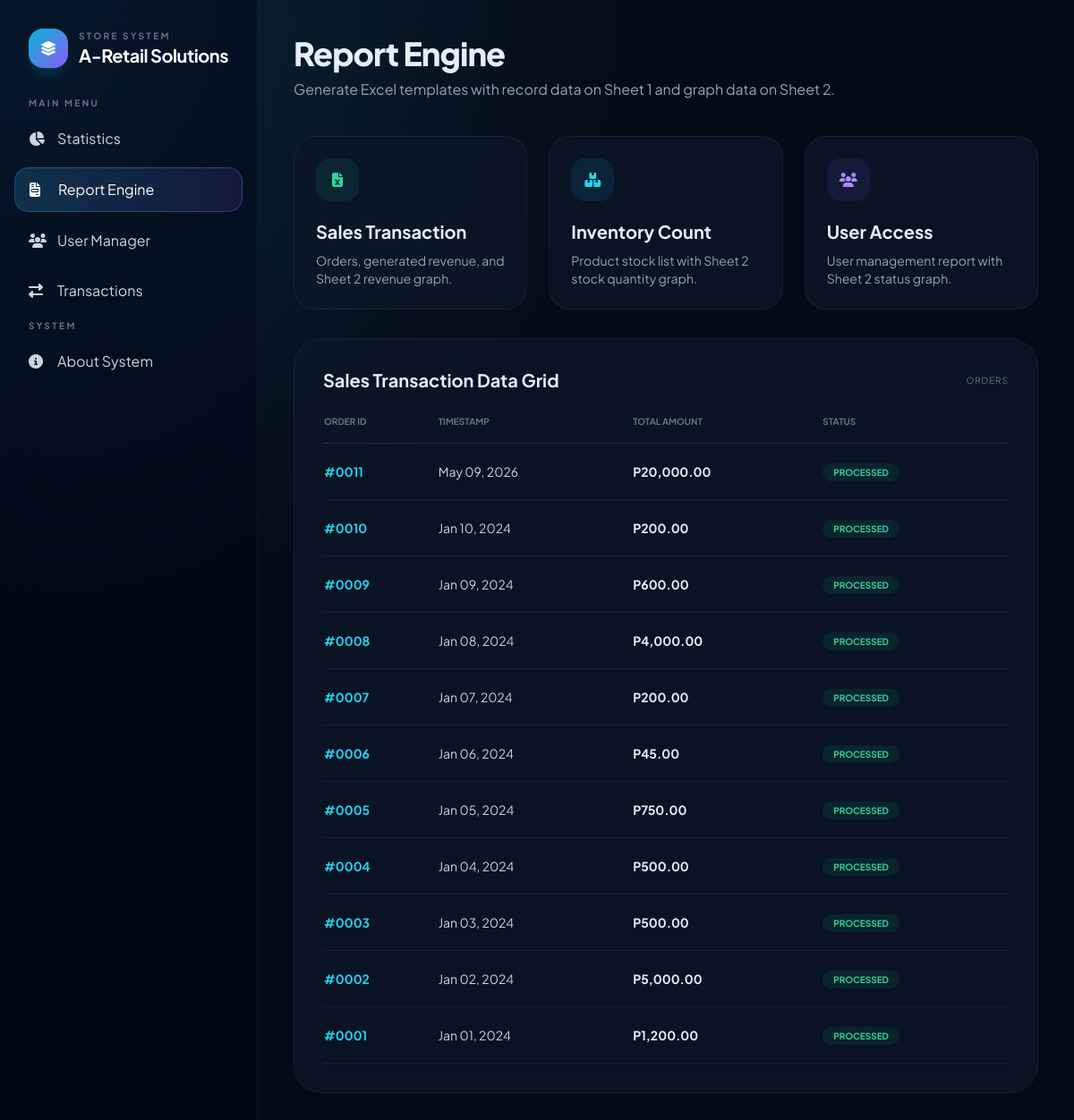
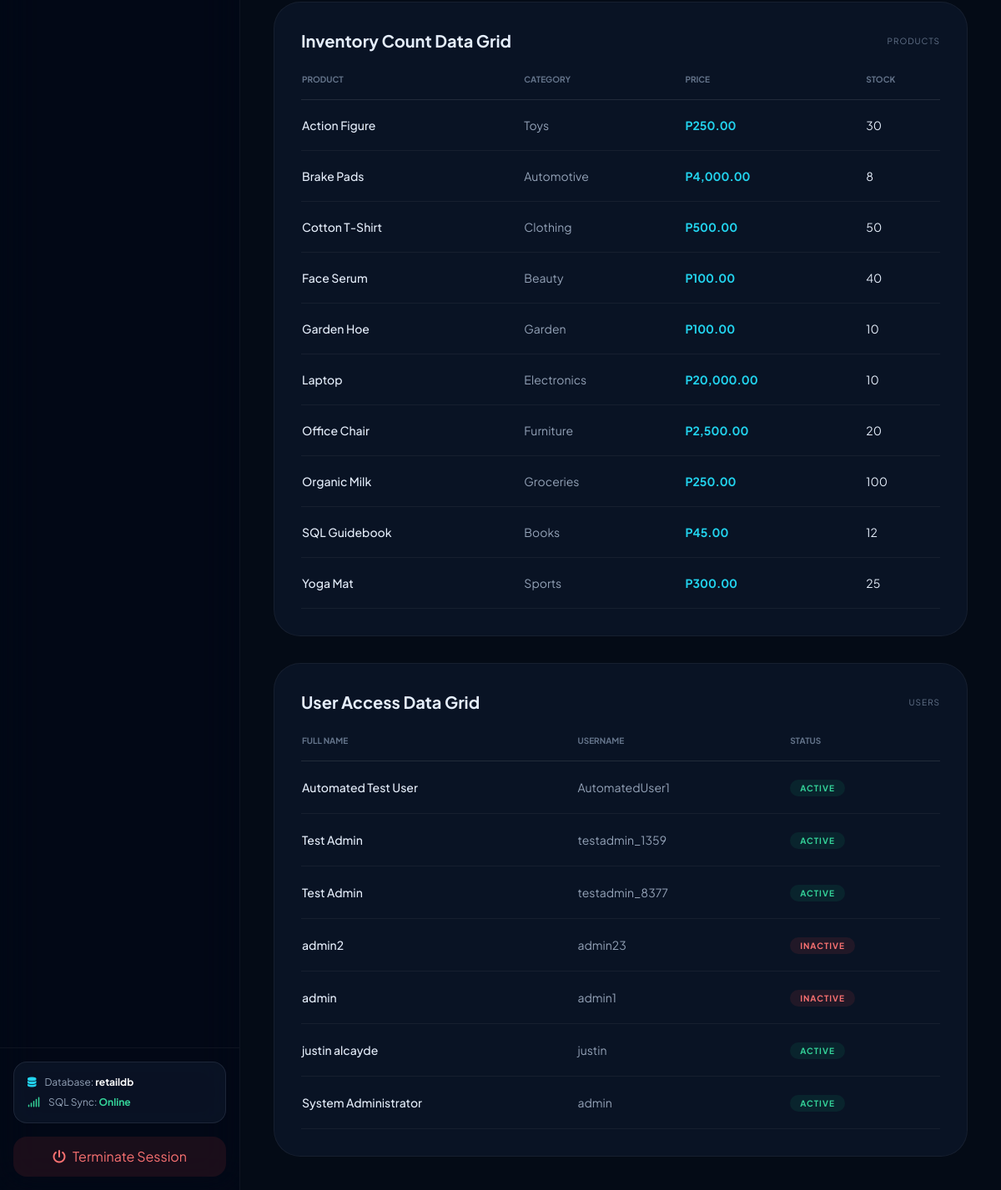
The app's page /reports.php with its own data (2 pictures, top to bottom).
### tables this page shows
CREATE TABLE `orders` (
  `OrderID` int(11) NOT NULL,
  `OrderDate` date DEFAULT NULL,
  `TotalAmount` decimal(10,2) DEFAULT NULL
);

CREATE TABLE `products` (
  `ProductID` int(11) NOT NULL,
  `ProductName` varchar(100) DEFAULT NULL,
  `Price` decimal(10,2) DEFAULT NULL,
  `StockQuantity` int(11) DEFAULT NULL,
  `CategoryID` int(11) DEFAULT NULL,
  `SupplierID` int(11) DEFAULT NULL
);

CREATE TABLE `categories` (
  `CategoryID` int(11) NOT NULL,
  `CategoryName` varchar(50) NOT NULL
);

CREATE TABLE `users` (
  `UserID` int(11) NOT NULL,
  `Username` varchar(50) NOT NULL,
  `Password` varchar(255) NOT NULL,
  `FullName` varchar(100) DEFAULT NULL,
  `Email` varchar(100) DEFAULT 'admin@aretailsolutions.com',
  `Role` enum('Admin','Staff') DEFAULT 'Staff',
  `Status` enum('Active','Inactive') DEFAULT 'Active',
  `SecurityQuestion` varchar(255) DEFAULT 'What is your mother''s maiden name?',
  `SecurityAnswer` varchar(255) DEFAULT 'Belllo'
);

### reports.php (the view, shortened to what this page needs)
<?php
include_once 'layout.php';
$db = Database::getConnection();
$orders = $db->query("
    SELECT o.OrderID, o.OrderDate, COALESCE(v.TotalRevenue, o.TotalAmount, 0) AS TotalAmount
    FROM orders o
    LEFT JOIN view_salesrevenue v ON o.OrderID = v.OrderID
    ORDER BY o.OrderDate DESC, o.OrderID DESC
")->fetchAll(PDO::FETCH_ASSOC);
$products = $db->query("
    SELECT p.ProductID, p.ProductName, c.CategoryName, p.Price, p.StockQuantity
    FROM products p
    JOIN categories c ON p.CategoryID = c.CategoryID
    ORDER BY p.ProductName
")->fetchAll(PDO::FETCH_ASSOC);
$users = $db->query("SELECT UserID, FullName, Username, Status FROM users ORDER BY UserID DESC")->fetchAll(PDO::FETCH_ASSOC);
getHeader("Report Engine");
renderSidebar('reports');
?>
<main class="flex-grow p-10 overflow-y-auto content-animate">
    <div class="flex justify-between items-end mb-10">
        <div>
            <h2 class="text-4xl font-extrabold tracking-tight">Report Engine</h2>
            <p class="text-slate-400 mt-2">Generate Excel templates with record data on Sheet 1 and graph data on Sheet 2.</p>
        </div>
    </div>
    <div class="grid grid-cols-1 md:grid-cols-3 gap-6 mb-8">
        <a href="?export=sales" class="glass p-6 rounded-[24px] border border-white/5 hover:border-emerald-400/40 transition group">
            <div class="w-12 h-12 rounded-2xl bg-emerald-500/10 text-emerald-400 flex items-center justify-center mb-5 group-hover:bg-emerald-500 group-hover:text-white transition"><i class="fas fa-file-excel"></i></div>
            <h3 class="font-bold text-xl">Sales Transaction</h3>
            <p class="text-sm text-slate-400 mt-2">Orders, generated revenue, and Sheet 2 revenue graph.</p>
        </a>
        <a href="?export=inventory" class="glass p-6 rounded-[24px] border border-white/5 hover:border-cyan-400/40 transition group">
            <div class="w-12 h-12 rounded-2xl bg-cyan-500/10 text-cyan-400 flex items-center justify-center mb-5 group-hover:bg-cyan-500 group-hover:text-white transition"><i class="fas fa-boxes-stacked"></i></div>
            <h3 class="font-bold text-xl">Inventory Count</h3>
            <p class="text-sm text-slate-400 mt-2">Product stock list with Sheet 2 stock quantity graph.</p>
        </a>
        <a href="?export=users" class="glass p-6 rounded-[24px] border border-white/5 hover:border-violet-400/40 transition group">
            <div class="w-12 h-12 rounded-2xl bg-violet-500/10 text-violet-400 flex items-center justify-center mb-5 group-hover:bg-violet-500 group-hover:text-white transition"><i class="fas fa-users"></i></div>
            <h3 class="font-bold text-xl">User Access</h3>
            <p class="text-sm text-slate-400 mt-2">User management report with Sheet 2 status graph.</p>
        </a>
    </div>
    <div class="glass p-8 rounded-[32px] border border-white/5 mb-8">
        <div class="flex items-center justify-between mb-6">
            <h3 class="font-bold text-xl">Sales Transaction Data Grid</h3>
            <span class="text-[10px] uppercase tracking-widest text-slate-500">orders</span>
        </div>
        <table class="w-full text-left">
            <thead class="text-slate-500 text-[10px] uppercase border-b border-white/10">
                <tr><th class="pb-4">Order ID</th><th class="pb-4">Timestamp</th><th class="pb-4">Total Amount</th><th class="pb-4">Status</th></tr>
            </thead>
            <tbody class="text-sm">
                <?php foreach($orders as $o): ?>
                <tr class="border-b border-white/5 hover:bg-white/5 transition">
                    <td class="py-5 font-bold text-cyan-400">#<?php echo str_pad($o['OrderID'], 4, '0', STR_PAD_LEFT); ?></td>
                    <td class="py-5 text-slate-300"><?php echo date("M d, Y", strtotime($o['OrderDate'])); ?></td>
                    <td class="py-5 font-bold">P<?php echo number_format($o['TotalAmount'], 2); ?></td>
                    <td class="py-5"><span class="bg-emerald-500/10 text-emerald-400 px-3 py-1 rounded-full text-[10px] font-bold">PROCESSED</span></td>
                </tr>
                <?php endforeach; ?>
            </tbody>
        </table>
    </div>
    <div class="grid grid-cols-1 xl:grid-cols-2 gap-8">
        <div class="glass p-8 rounded-[32px] border border-white/5">
            <div class="flex items-center justify-between mb-6">
                <h3 class="font-bold text-xl">Inventory Count Data Grid</h3>
                <span class="text-[10px] uppercase tracking-widest text-slate-500">products</span>
            </div>
            <table class="w-full text-left">
                <thead class="text-slate-500 text-[10px] uppercase border-b border-white/10">
                    <tr><th class="pb-4">Product</th><th class="pb-4">Category</th><th class="pb-4">Price</th><th class="pb-4">Stock</th></tr>
                </thead>
                <tbody class="text-sm">
                    <?php foreach($products as $p): ?>
                    <tr class="border-b border-white/5 hover:bg-white/5 transition">
                        <td class="py-5 font-medium"><?php echo htmlspecialchars($p['ProductName']); ?></td>
                        <td class="py-5 text-slate-400"><?php echo htmlspecialchars($p['CategoryName']); ?></td>
                        <td class="py-5 font-bold text-cyan-400">P<?php echo number_format($p['Price'], 2); ?></td>
                        <td class="py-5"><?php echo $p['StockQuantity']; ?></td>
                    </tr>
                    <?php endforeach; ?>
                </tbody>
            </table>
        </div>
        <div class="glass p-8 rounded-[32px] border border-white/5">
            <div class="flex items-center justify-between mb-6">
                <h3 class="font-bold text-xl">User Access Data Grid</h3>
                <span class="text-[10px] uppercase tracking-widest text-slate-500">users</span>
            </div>
            <table class="w-full text-left">
                <thead class="text-slate-500 text-[10px] uppercase border-b border-white/10">
                    <tr><th class="pb-4">Full Name</th><th class="pb-4">Username</th><th class="pb-4">Status</th></tr>
                </thead>
                <tbody class="text-sm">
                    <?php foreach($users as $u): ?>
                    <tr class="border-b border-white/5 hover:bg-white/5 transition">
                        <td class="py-5 font-medium"><?php echo htmlspecialchars($u['FullName']); ?></td>
                        <td class="py-5 text-slate-400"><?php echo htmlspecialchars($u['Username']); ?></td>
                        <td class="py-5">
                            <span class="px-3 py-1 rounded-full text-[10px] font-bold uppercase tracking-widest <?php echo $u['Status']=='Active'?'bg-emerald-500/10 text-emerald-400':'bg-red-500/10 text-red-400'; ?>">
                                <?php echo htmlspecialchars($u['Status']); ?>
                            </span>
                        </td>
                    </tr>
                    <?php endforeach; ?>
                </tbody>
            </table>
        </div>
    </div>
</main>
</body></html>

### layout.php
<?php
function getHeader($title) {
    echo '<!DOCTYPE html>
    <html lang="en">
    <head>
        <meta charset="UTF-8">
        <title>A-Retail | '.$title.'</title>
        <script src="https://cdn.tailwindcss.com"></script>
        <link href="https://fonts.googleapis.com/css2?family=Plus+Jakarta+Sans:wght@400;600;700;800&display=swap" rel="stylesheet">
        <link rel="stylesheet" href="https://cdnjs.cloudflare.com/ajax/libs/font-awesome/6.4.0/css/all.min.css">
        <style>
            :root { --bg: #07111f; --panel: rgba(13, 23, 41, 0.76); --line: rgba(148, 163, 184, 0.14); --text: #e5eefb; }
            body { font-family: "Plus Jakarta Sans", sans-serif; color: var(--text); background: radial-gradient(circle at top left, rgba(56, 189, 248, 0.16), transparent 24%), #040b16; min-height: 100vh; overflow: hidden; }
            .glass { background: var(--panel); backdrop-filter: blur(18px); border: 1px solid var(--line); }
            .active-link { background: linear-gradient(90deg, rgba(56, 189, 248, 0.18), rgba(139, 92, 246, 0.12)); border: 1px solid rgba(56, 189, 248, 0.28); color: white; }
            /* ANIMATION */
            .content-animate { animation: fadeUp 0.6s cubic-bezier(0.2, 0.8, 0.2, 1) both; }
            @keyframes fadeUp {
                from { opacity: 0; transform: translateY(20px); }
                to { opacity: 1; transform: translateY(0); }
            }
            .stat-card::after { content: ""; position: absolute; inset: auto -20% -55% auto; width: 160px; height: 160px; border-radius: 999px; background: radial-gradient(circle, rgba(56, 189, 248, 0.18), transparent 70%); }
        </style>
    </head>
    <body class="flex h-screen">';
}
function renderSidebar($activePage) {
    $menu = [
        'dashboard' => ['Statistics', 'fa-chart-pie'],
        'reports' => ['Report Engine', 'fa-file-invoice'],
        'users' => ['User Manager', 'fa-users'],
        'transactions' => ['Transactions', 'fa-exchange-alt'],
        'about' => ['About System', 'fa-circle-info']
    ];
    ?>
    <aside class="w-72 min-w-[18rem] flex-shrink-0 bg-slate-950/45 border-r border-white/5 flex flex-col backdrop-blur-xl">
        <div class="p-8">
            <div class="flex items-center gap-3">
                <div class="w-11 h-11 bg-gradient-to-br from-cyan-500 to-violet-500 rounded-2xl flex items-center justify-center shadow-lg shadow-cyan-500/20"><i class="fas fa-layer-group text-white"></i></div>
                <div><p class="text-[10px] font-bold text-slate-500 uppercase tracking-[0.24em] whitespace-nowrap">Store System</p><h1 class="font-bold text-xl tracking-tight text-white whitespace-nowrap">A-Retail Solutions</h1></div>
            </div>
        </div>
        <nav class="flex-grow px-4 space-y-2">
            <p class="text-[10px] font-bold text-slate-500 uppercase tracking-[0.24em] px-4 mb-2">Main Menu</p>
            <?php foreach($menu as $page => $info): if($page == 'about') echo '<p class="text-[10px] font-bold text-slate-500 uppercase tracking-[0.24em] px-4 mt-8 mb-2">System</p>'; ?>
                <a href="<?php echo $page; ?>.php" class="flex items-center gap-3 px-4 py-3 rounded-2xl transition whitespace-nowrap <?php echo ($activePage == $page) ? 'active-link' : 'text-slate-300 hover:bg-slate-800/50'; ?>">
                    <i class="fas <?php echo $info[1]; ?> w-5"></i> <?php echo $info[0]; ?>
                </a>
            <?php endforeach; ?>
        </nav>
        <div class="p-4 border-t border-white/5">
            <div class="glass p-4 rounded-2xl mb-4 text-xs text-slate-400">
                <p class="whitespace-nowrap"><i class="fas fa-database text-cyan-400 mr-2"></i> Database: <span class="text-white font-bold">retaildb</span></p>
                <p class="mt-2 whitespace-nowrap"><i class="fas fa-signal text-emerald-400 mr-2"></i> SQL Sync: <span class="text-emerald-400 font-bold">Online</span></p>
            </div>
            <a href="logout.php" class="w-full flex items-center justify-center gap-2 py-3 bg-red-500/10 text-red-400 rounded-2xl hover:bg-red-500 hover:text-white transition whitespace-nowrap">
                <i class="fas fa-power-off"></i> Terminate Session
            </a>
        </div>
    </aside>
    <?php
}
?>

### layout.php (style rules this page uses)
:root { --bg: #07111f; --panel: rgba(13, 23, 41, 0.76); --line: rgba(148, 163, 184, 0.14); --text: #e5eefb; }
body { font-family: "Plus Jakarta Sans", sans-serif; color: var(--text); background: radial-gradient(circle at top left, rgba(56, 189, 248, 0.16), transparent 24%), #040b16; min-height: 100vh; overflow: hidden; }
.glass { background: var(--panel); backdrop-filter: blur(18px); border: 1px solid var(--line); }
.active-link { background: linear-gradient(90deg, rgba(56, 189, 248, 0.18), rgba(139, 92, 246, 0.12)); border: 1px solid rgba(56, 189, 248, 0.28); color: white; }
.content-animate { animation: fadeUp 0.6s cubic-bezier(0.2, 0.8, 0.2, 1) both; }

### records on screen
orders: OrderID "0011", OrderDate "May 09, 2026", TotalAmount "20,000.00"
orders: OrderID "0010", OrderDate "Jan 10, 2024", TotalAmount "200.00"
orders: OrderID "0009", OrderDate "Jan 09, 2024", TotalAmount "600.00"
orders: OrderID "0008", OrderDate "Jan 08, 2024", TotalAmount "4,000.00"
orders: OrderID "0007", OrderDate "Jan 07, 2024", TotalAmount "200.00"
orders: OrderID "0006", OrderDate "Jan 06, 2024", TotalAmount "45.00"
orders: OrderID "0005", OrderDate "Jan 05, 2024", TotalAmount "750.00"
orders: OrderID "0004", OrderDate "Jan 04, 2024", TotalAmount "500.00"
orders: OrderID "0003", OrderDate "Jan 03, 2024", TotalAmount "500.00"
orders: OrderID "0002", OrderDate "Jan 02, 2024", TotalAmount "5,000.00"
orders: OrderID "0001", OrderDate "Jan 01, 2024", TotalAmount "1,200.00"
products: ProductName "Action Figure", CategoryID.CategoryName "Toys", Price "250.00", StockQuantity "30"
products: ProductName "Brake Pads", CategoryID.CategoryName "Automotive", Price "4,000.00", StockQuantity "8"
products: ProductName "Cotton T-Shirt", CategoryID.CategoryName "Clothing", Price "500.00", StockQuantity "50"
products: ProductName "Face Serum", CategoryID.CategoryName "Beauty", Price "100.00", StockQuantity "40"
products: ProductName "Garden Hoe", CategoryID.CategoryName "Garden", Price "100.00", StockQuantity "10"
products: ProductName "Laptop", CategoryID.CategoryName "Electronics", Price "20,000.00", StockQuantity "10"
products: ProductName "Office Chair", CategoryID.CategoryName "Furniture", Price "2,500.00", StockQuantity "20"
products: ProductName "Organic Milk", CategoryID.CategoryName "Groceries", Price "250.00", StockQuantity "100"
products: ProductName "SQL Guidebook", CategoryID.CategoryName "Books", Price "45.00", StockQuantity "12"
products: ProductName "Yoga Mat", CategoryID.CategoryName "Sports", Price "300.00", StockQuantity "25"
users: FullName "Automated Test User", Username "AutomatedUser1", Status "ACTIVE"
users: FullName "Test Admin", Username "testadmin_1359", Status "ACTIVE"
users: FullName "Test Admin", Username "testadmin_8377", Status "ACTIVE"
users: FullName "admin2", Username "admin23", Status "INACTIVE"
users: FullName "admin", Username "admin1", Status "INACTIVE"
users: FullName "justin alcayde", Username "justin", Status "ACTIVE"
users: FullName "System Administrator", Username "admin", Status "ACTIVE"

### other values on screen
$info[0] "Statistics"
$info[0] "Report Engine"
$info[0] "User Manager"
$info[0] "Transactions"
$info[0] "About System"
